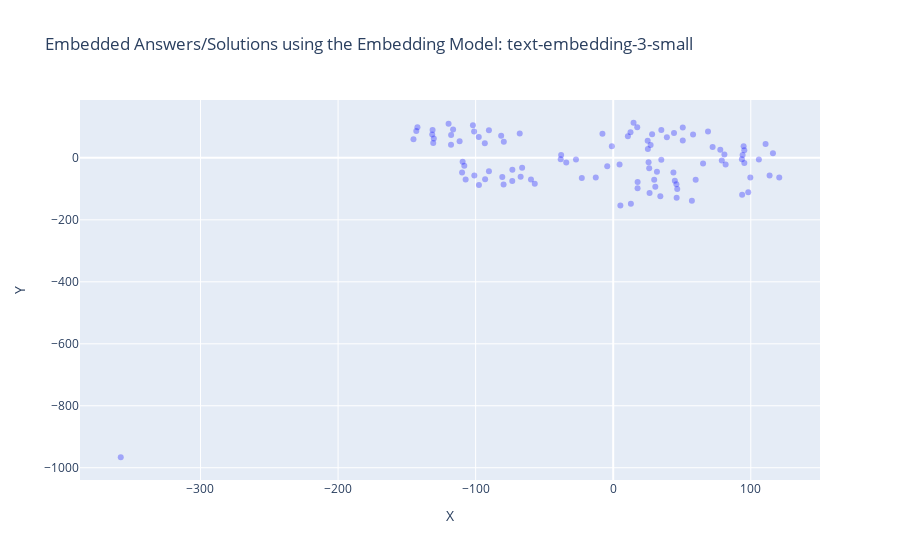

This figure's notebook cell:
### Markdown cell above
### Visualisation (2 Dimensions)

### Code cell
x = [x for x, y in reduced_dims]
y = [y for x, y in reduced_dims]

examples = df_visio_3_small["Answers"].tolist()

fig = go.Figure()

fig.add_trace(go.Scatter(
    x=x,
    y=y,
    mode='markers',
    text = examples,
    marker=dict(color='blue', opacity=0.3)
))

fig.update_layout(
    title="Embedded Answers/Solutions using the Embedding Model: text-embedding-3-small",
    xaxis_title="X",
    yaxis_title="Y"
)

fig.show()

### Figure 1 — Plotly figure (JSON) as saved in the notebook; plotly's stock layout.template omitted (floating-point values rounded to 4 significant figures)
{"data": [{"marker": {"color": "blue", "opacity": 0.3}, "mode": "markers", "text": ["SAP S/4HANA ist eine Enterprise Resource Planning (ERP)-Suite, die auf der In-Memory-Datenbanktechnologie von SAP HANA basiert.", "Zu den Vorteilen von SAP S/4HANA gehören eine verbesserte Performance, Echtzeitanalysen, vereinfachte Prozesse und eine modernere Benutzeroberfläche.", "Die Hauptunterschiede umfassen die In-Memory-Datenbanktechnologie, die vereinfachten Datenmodelle, die neue Benutzeroberfläche und die Integration von Analysen und Prognosen.", "SAP S/4HANA umfasst Module für Finanzen, Beschaffung, Produktion, Vertrieb, Lagerhaltung und mehr.", "Ja, eine Migration ist erforderlich, da SAP S/4HANA eine neue Architektur und Datenbanktechnologie verwendet.", "Die Dauer kann je nach Unternehmensgröße, Komplexität der Systeme und gewählter Migrationsmethode variieren.", "In-Memory-Technologien ermöglichen eine schnellere Datenverarbeitung und Echtzeitanalysen.", "Beide Optionen sind möglich, und die Entscheidung hängt von den Unternehmensanforderungen ab.", "Die Lizenzierung basiert auf verschiedenen Faktoren wie Nutzeranzahl, Funktionsumfang und Implementierungsmethode.", "Bestehende Entwicklungen müssen möglicherweise angepasst werden, um mit den neuen Datenstrukturen von SAP S/4HANA kompatibel zu sein.", "Einige können weiterverwendet werden, aber viele Anpassungen müssen möglicherweise aktualisiert oder neu entwickelt werden.", "Ja, SAP S/4HANA bietet Funktionen wie SAP Fiori für intuitive Benutzeroberflächen und integrierte Analytics.", "SAP bietet verschiedene Dienstleistungen wie Beratung, Schulungen und Support für S/4HANA-Implementierungen an.", "Machine Learning und künstliche Intelligenz werden für Funktionen wie Predictive Analytics und automatisierte Prozesse in SAP S/4HANA verwendet.", "SAP S/4HANA kann nahtlos mit anderen SAP-Lösungen wie SAP SuccessFactors und SAP Ariba integriert werden.", "Ja, SAP bietet Schulungen und Zertifizierungen für SAP S/4HANA an.", "Ja, SAP S/4HANA kann über APIs und Middleware mit Drittanbieteranwendungen integriert werden.", "SAP bietet einen umfassenden Support für SAP S/4HANA mit regelmäßigen Updates und technischem Support.", "SAP S/4HANA erfordert eine neue Datenbankarchitektur und unterstützt moderne Technologien wie Cloud-Computing und IoT.", "Branchen wie Fertigung, Handel und Dienstleistungen profitieren besonders von den Funktionen und der Leistung von SAP S/4HANA.", "SAP Fieldglass ist eine cloudbasierte Plattform für das Management von externen Arbeitskräften und Dienstleistungsanbietern.", "SAP Fieldglass bietet Funktionen wie Beschaffung, Auftragsmanagement, Lieferantenverwaltung, Abrechnung und Compliance-Management.", "SAP Fieldglass ist für Unternehmen aller Größen und Branchen geeignet, die externe Arbeitskräfte oder Dienstleistungen nutzen.", "Die Nutzung von SAP Fieldglass ermöglicht eine bessere Kontrolle über externe Ressourcen, Kosteneinsparungen, verbesserte Compliance und beschleunigte Beschaffungsprozesse.", "SAP Fieldglass kann nahtlos mit anderen SAP-Produkten wie SAP SuccessFactors und SAP ERP integriert werden.", "SAP Fieldglass spielt eine wichtige Rolle bei der Verwaltung von Auftragnehmern, Freiberuflern und Dienstleistungsanbietern im Rahmen des Talentmanagements.", "Ja, SAP Fieldglass kann mit verschiedenen HR-Systemen und Enterprise-Resource-Planning-Systemen integriert werden.", "SAP Fieldglass erleichtert die Verwaltung von Arbeitsverträgen, Genehmigungsprozessen und Compliance-Anforderungen durch automatisierte Workflows und Dashboards.", "Ja, SAP Fieldglass bietet Funktionen für Compliance- und Risikomanagement wie Überprüfung von Lieferanten, Vertrags- und Rechnungsprüfung sowie Risikobewertung.", "SAP Fieldglass bietet umfassende Berichterstattungs- und Analysefunktionen für Leistungskennzahlen, Ausgabenanalyse und Risikomanagement.", "Ja, SAP Fieldglass ermöglicht die effiziente Verwaltung von globalen Arbeitskräften, Lieferanten und Verträgen.", "Die Implementierung von SAP Fieldglass erfolgt typischerweise durch einen strukturierten Prozess unter Einbeziehung von Beratern und technischem Support.", "Ja, SAP bietet Schulungs- und Zertifizierungsmöglichkeiten für SAP Fieldglass an, um die Benutzerkompetenz zu verbessern.", "Ja, SAP Fieldglass unterstützt benutzerdefinierte Anpassungen und Konfigurationen gemäß den spezifischen Anforderungen des Unternehmens.", "Ja, SAP Fieldglass bietet mobile Anwendungen für die einfache Nutzung und Verwaltung auch unterwegs.", "Die Kostenstruktur für SAP Fieldglass umfasst typischerweise Lizenzgebühren, Implementierungskosten und laufende Servicegebühren basierend auf der Nutzung.", "SAP Fieldglass implementiert Sicherheitsmaßnahmen wie Datenverschlüsselung, Zugriffskontrollen und regelmäßige Sicherheitsaudits.", "Ja, SAP Fieldglass unterstützt mehrsprachige Benutzeroberflächen, um den globalen Einsatz zu erleichtern.", "Ja, SAP Fieldglass bietet Funktionen zur Unterstützung der Einhaltung von Vorschriften wie GDPR und andere Datenschutzbestimmungen.", "SAP Fieldglass bietet umfassenden Support, einschließlich technischem Support, Schulungen und regelmäßigen Updates.", "SAP Enable Now ist eine Lösung für das digitale Lern- und Wissensmanagement, die Schulungen, Leistungssupport und Dokumentationen bereitstellt.", "SAP Enable Now bietet Funktionen wie die Erstellung interaktiver Lerninhalte, Leistungssupporttools, Software-Dokumentationen und Schulungsanalyse.", "SAP Enable Now ist für Unternehmen jeder Größe und Branche geeignet, die Schulungen für Mitarbeiter, Kunden und Partner benötigen.", "Die Nutzung von SAP Enable Now ermöglicht eine effiziente Schulung, verbesserte Produktivität, schnellere Einarbeitung neuer Mitarbeiter und konsistente Wissensvermittlung.", "SAP Enable Now kann nahtlos mit anderen SAP-Produkten wie SAP SuccessFactors und SAP Learning Solution integriert werden.", "SAP Enable Now spielt eine wichtige Rolle bei der Erstellung, Bereitstellung und Verwaltung von Schulungsressourcen für Mitarbeiter und Kunden.", "Ja, SAP Enable Now kann für die Schulung von Endbenutzern in SAP-Anwendungen sowie anderen Unternehmensanwendungen verwendet werden.", "Die Erstellung von Lerninhalten in SAP Enable Now erfolgt über eine benutzerfreundliche Oberfläche mit integrierten Tools für die Aufnahme, Bearbeitung und Veröffentlichung von Schulungsinhalten.", "Ja, SAP Enable Now bietet Funktionen für das Performance-Support wie kontextbezogene Hilfen, Tutorials und Benutzerleitfäden.", "SAP Enable Now unterstützt Schulungsformate wie interaktive Simulationen, Videos, Präsentationen und Online-Kurse.", "Ja, SAP Enable Now ermöglicht die Erstellung von Schulungsmaterial in verschiedenen Sprachen für globale Schulungsinitiativen.", "Die Bereitstellung von Lerninhalten für Benutzer erfolgt über verschiedene Kanäle wie Lernportale, Intranets und mobile Anwendungen.", "Ja, SAP Enable Now bietet Funktionen für Benutzerfeedback und Leistungsanalyse zur kontinuierlichen Verbesserung der Schulungsressourcen.", "Ja, SAP Enable Now kann zur Erstellung von Software-Dokumentationen wie Benutzerhandbüchern, Hilfedateien und Prozessdokumentationen verwendet werden.", "SAP bietet Schulungsressourcen, Schulungen und technischen Support für die Implementierung und Nutzung von SAP Enable Now an.", "Ja, SAP Enable Now kann sowohl als cloudbasierte Lösung als auch als On-Premise-Installation bereitgestellt werden.", "Die Lizenzierung von SAP Enable Now erfolgt typischerweise auf Basis der Anzahl der Benutzer oder der Nutzungsdauer.", "Ja, SAP Enable Now bietet Funktionen für die Verwaltung von Lernressourcen, Benutzerzugriff und Schulungsplanung an.", "Ja, SAP Enable Now unterstützt die Integration mit gängigen Learning-Management-Systemen (LMS) zur nahtlosen Schulungsverwaltung.", "SAP bietet umfassenden Support und regelmäßige Wartung für SAP Enable Now, einschließlich technischem Support, Schulungen und Updates.", "SAP Concur ist eine cloudbasierte Lösung für das Reise- und Ausgabenmanagement, die Unternehmen dabei unterstützt, Reisekosten zu verfolgen, Ausgaben zu kontrollieren und Compliance sicherzustellen.", "SAP Concur bietet Dienste wie Reisebuchung, Spesenabrechnung, Ausgabenmanagement, Reiserichtlinien-Compliance und Analyse von Reiseausgaben an.", "SAP Concur ist für Unternehmen jeder Größe und Branche geeignet, die Reise- und Ausgabenmanagementlösungen benötigen.", "Die Nutzung von SAP Concur ermöglicht eine effizientere Verwaltung von Reisen und Ausgaben, bessere Kontrolle über Ausgaben, Einhaltung von Reiserichtlinien und schnellere Erstattung von Spesen.", "SAP Concur kann nahtlos mit anderen SAP-Produkten wie SAP ERP und SAP SuccessFactors integriert werden, um eine ganzheitliche Lösung für das Unternehmensmanagement zu bieten.", "SAP Concur spielt eine wichtige Rolle bei der Vereinfachung und Automatisierung von Prozessen rund um das Reise- und Ausgabenmanagement, einschließlich Reisebuchungen, Spesenabrechnungen und Compliance.", "Ja, SAP Concur kann Reiserichtlinien und Compliance-Regeln durch automatisierte Richtlinienprüfungen und Warnungen durchsetzen.", "Ja, SAP Concur bietet Funktionen für die Automatisierung von Ausgabenabrechnungen durch Erfassung von Ausgaben, Zuweisung von Kosten und Genehmigung von Ausgaben.", "Ja, SAP Concur unterstützt die Verwaltung von Reisebuchungen und Reiseplänen durch Integration mit Reiseanbietern und -plattformen.", "Die Einreichung von Spesenberichten in SAP Concur erfolgt über eine benutzerfreundliche Oberfläche mit Optionen für die Erfassung von Ausgaben, Beifügen von Belegen und Zuordnung von Kosten.", "Ja, SAP Concur bietet Funktionen für die Genehmigung von Reiseanträgen durch Vorgesetzte oder entsprechende Genehmigungsinstanzen.", "Ja, SAP Concur kann Kreditkartentransaktionen integrieren und verfolgen, um Ausgaben automatisch zu erfassen und in Spesenberichte einzubeziehen.", "SAP Concur bietet verschiedene Berichterstattungs- und Analysefunktionen für Reiseausgaben, Budgetvergleiche und Ausgabenkategorien.", "Ja, SAP Concur bietet Funktionen für die Einhaltung von Steuervorschriften und Vorschriften durch automatische Steuerberechnungen und -abzüge.", "Ja, SAP Concur kann für die Verwaltung von Firmenkarten und Reisebudgets verwendet werden, um Ausgaben zu überwachen und Budgets einzuhalten.", "SAP bietet Schulungsressourcen, Schulungen und technischen Support für die Implementierung und Nutzung von SAP Concur an.", "Ja, SAP Concur ist eine cloudbasierte Lösung, die über das Internet zugänglich ist.", "Die Lizenzierung von SAP Concur erfolgt typischerweise auf Basis der Anzahl der Benutzer oder der Nutzungsdauer.", "Ja, SAP Concur bietet Funktionen für die Reisebuchung und -planung über Integration mit Reiseanbietern und -plattformen an.", "SAP bietet umfassenden Support und regelmäßige Wartung für SAP Concur, einschließlich technischem Support, Schulungen und Updates.", "SAP SuccessFactors ist eine cloudbasierte Lösung für das Human Capital Management (HCM), die Funktionen wie Personalverwaltung, Talentmanagement, Leistungsmanagement, Mitarbeiterentwicklung und Analyse bietet.", "SAP SuccessFactors bietet Funktionen wie Personalverwaltung, Rekrutierung, Onboarding, Leistungsmanagement, Mitarbeiterentwicklung, Vergütungsmanagement und Analyse.", "SAP SuccessFactors ist für Unternehmen jeder Größe und Branche geeignet, die eine moderne und umfassende Lösung für das Personalmanagement suchen.", "Die Nutzung von SAP SuccessFactors ermöglicht eine effiziente Verwaltung von Personalressourcen, bessere Mitarbeiterentwicklung, höhere Mitarbeiterbindung und bessere Geschäftsergebnisse.", "SAP SuccessFactors kann nahtlos mit anderen SAP-Produkten wie SAP ERP und SAP Concur integriert werden, um eine ganzheitliche Lösung für das Unternehmensmanagement zu bieten.", "SAP SuccessFactors spielt eine wichtige Rolle bei der Verwaltung des gesamten Mitarbeiterlebenszyklus, von der Rekrutierung bis zur Pensionierung, und unterstützt Unternehmen dabei, talentierte Mitarbeiter zu identifizieren, zu entwickeln und zu binden.", "Ja, SAP SuccessFactors bietet Funktionen für die Rekrutierung von Mitarbeitern, einschließlich Stellenanzeigen, Bewerbungsmanagement und Einstellungsprozessen.", "Ja, SAP SuccessFactors bietet Funktionen für das Leistungsmanagement, einschließlich Zielsetzung, Leistungsbeurteilung und Belohnungsmanagement.", "Ja, SAP SuccessFactors unterstützt die Mitarbeiterentwicklung und Schulung durch Funktionen wie Lernmanagement, Karriereentwicklung und individuelle Entwicklungspläne.", "Die Durchführung von Mitarbeiterbewertungen in SAP SuccessFactors erfolgt durch automatisierte Workflows, Zielsetzungsgespräche und kontinuierliches Feedback zwischen Mitarbeitern und Vorgesetzten.", "Ja, SAP SuccessFactors bietet Funktionen für die Verwaltung von Vergütungen und Belohnungen, einschließlich Gehaltsabrechnung, Bonussystemen und Zusatzleistungen.", "Ja, SAP SuccessFactors kann die Einhaltung von Compliance- und HR-Richtlinien durch automatisierte Prozesse, Compliance-Prüfungen und Berichterstattung unterstützen.", "SAP SuccessFactors bietet verschiedene Berichterstattungs- und Analysefunktionen für Personalanalysen, Leistungskennzahlen und Talentmanagement.", "Ja, SAP SuccessFactors bietet Funktionen für das Mitarbeiterengagement und die Mitarbeiterbindung, einschließlich Mitarbeiterumfragen, Feedbacksystemen und Anerkennungsprogrammen.", "Ja, SAP SuccessFactors kann für die Nachfolgeplanung und Talententwicklung verwendet werden, um talentierte Mitarbeiter zu identifizieren und deren Entwicklung zu fördern.", "SAP bietet Schulungsressourcen, Schulungen und technischen Support für die Implementierung und Nutzung von SAP SuccessFactors an.", "Ja, SAP SuccessFactors ist eine cloudbasierte Lösung, die über das Internet zugänglich ist.", "Die Lizenzierung von SAP SuccessFactors erfolgt typischerweise auf Basis der Anzahl der Benutzer oder der Nutzungsdauer.", "Ja, SAP SuccessFactors bietet Funktionen für die Arbeitszeitverwaltung und -planung, einschließlich Schichtplanung, Urlaubsverwaltung und Zeiterfassung.", "SAP bietet umfassenden Support und regelmäßige Wartung für SAP SuccessFactors, einschließlich technischem Support, Schulungen und Updates."], "type": "scatter", "x": [17.71, 45.93, 12.86, 30.6, 34.26, 93.72, 5.219, 98.15, -37.84, 46.11, 57.19, 44.8, 31.79, 59.94, 17.75, 43.77, 29.79, 26.16, 26.43, 46.54, -143.1, -130.4, -142.3, -117.8, -90.35, -131.3, -101.1, -131.5, -130.8, -145.2, -116.4, -81.45, -93.33, -97.72, -119.7, -67.96, -111.7, -102.0, -117.9, -79.52, -358.0, 10.66, 50.56, 25.06, -0.998, 50.57, 39.0, 17.47, 68.9, 12.57, 28.27, 14.79, 58.04, -7.825, 27.19, 99.66, -34.14, 44.2, 34.98, 25.19, -59.78, -73.37, -57.03, -80.62, -22.83, -67.29, -108.2, -100.9, -73.31, -97.6, -90.33, -107.3, -79.68, -109.8, -93.11, -4.35, 120.7, -27.06, -66.21, 4.62, 95.32, 93.54, 65.31, 78.93, -12.67, 81.7, 94.06, 95.29, 72.25, 110.8, 80.83, -109.5, 105.9, 94.79, 77.85, 34.97, 113.7, -38.18, 116.1, 25.72], "y": [-98.29, -85.18, -148.1, -93.55, -124.0, -119.4, -153.7, -110.7, 9.538, -128.9, -138.6, -74.1, -44.65, -70.85, -77.88, -47.39, -70.38, -33.42, -113.7, -100.4, 86.97, 62.16, 98.83, 73.68, 88.91, 90.2, 85.43, 75.29, 48.18, 59.74, 91.2, 71.29, 46.9, 67.56, 109.8, 78.32, 53.96, 105.1, 41.99, 51.98, -966.2, 69.73, 56.34, 55.18, 37.71, 98.22, 66.91, 98.53, 85.17, 82.37, 75.91, 113.3, 75.34, 77.66, 41.46, -63.31, -15.12, 80.42, 90.09, 28.9, -69.68, -74.26, -83.24, -61.92, -64.8, -60.6, -25.09, -56.86, -38.04, -87.42, -42.94, -69.97, -86.2, -47.28, -69.14, -27.0, -63.31, -4.917, -31.84, -20.99, -16.37, -4.413, -17.82, -8.21, -63.6, -21.72, 9.201, 24.81, 35.07, 44.76, 10.55, -12.84, -5.611, 37.11, 26.08, -6.12, -56.53, -4.53, 14.93, -14.08]}], "layout": {"title": {"text": "Embedded Answers/Solutions using the Embedding Model: text-embedding-3-small"}, "xaxis": {"title": {"text": "X"}}, "yaxis": {"title": {"text": "Y"}}}}
